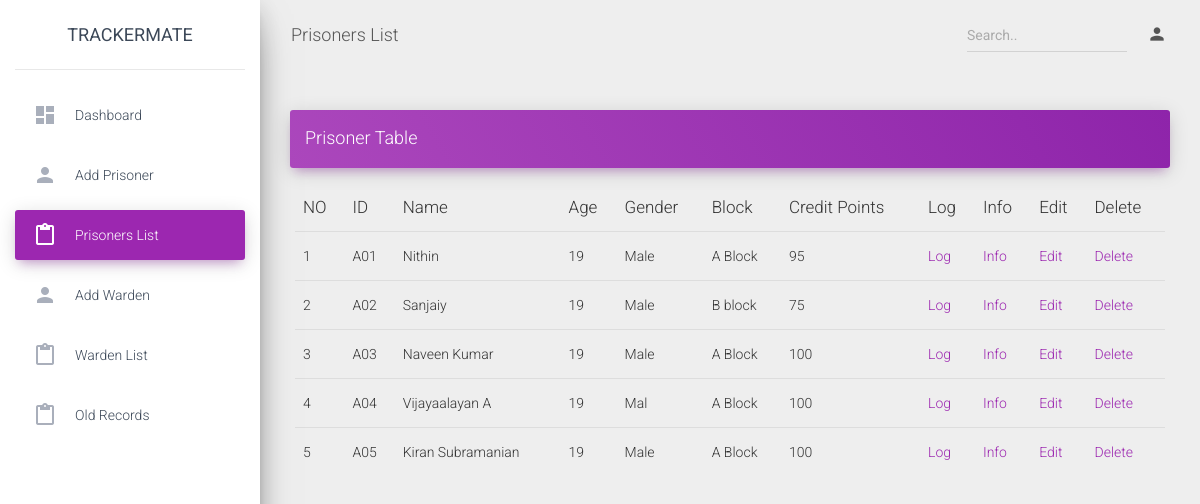
The app's page /dash/Prisoners.php (signed in) with its own data.
### tables this page shows
CREATE TABLE `prisonertable` (
  `Id` varchar(3) NOT NULL,
  `PrisonerName` varchar(20) NOT NULL,
  `Age` int(2) NOT NULL,
  `Gender` varchar(7) NOT NULL,
  `BlockAt` varchar(7) NOT NULL,
  `A_Block` tinyint(1) NOT NULL,
  `B_Block` tinyint(1) NOT NULL,
  `C_Block` tinyint(1) NOT NULL,
  `Credit_points` int(11) NOT NULL,
  `Images` longtext NOT NULL,
  `Crimes` int(5) NOT NULL,
  `Prisoner_address` varchar(500) NOT NULL,
  `Identification_marks` varchar(200) NOT NULL,
  `Remarks` varchar(500) NOT NULL,
  `Balance` int(6) NOT NULL,
  `source` varchar(300) NOT NULL,
  `destination` varchar(300) NOT NULL,
  `start_at` time NOT NULL,
  `end_at` time NOT NULL
);

### dash/Prisoners.php (the view, shortened to what this page needs)
<?php
$connection = mysqli_connect('localhost', 'root', '');
$result = mysqli_query($connection,"SELECT * FROM prisonertable");
?>
<!DOCTYPE html>
<html lang="en">
<head>
  <link rel="stylesheet" href="https://maxcdn.bootstrapcdn.com/font-awesome/latest/css/font-awesome.min.css">
  <link href="../assets/css/material-dashboard.css?v=2.1.2" rel="stylesheet" />
  <link href="../assets/demo/demo.css" rel="stylesheet" />
</head>
<body class="">
  <div class="wrapper ">
    <div class="sidebar" data-color="purple" data-background-color="white" data-image="../assets/img/sidebar-1.jpg">
      <div class="logo"><a href="../index.php" class="simple-text logo-normal">
      TrackerMate
        </a></div>
      <div class="sidebar-wrapper">
        <ul class="nav">
          <li class="nav-item  ">
            <a class="nav-link" href="AdminDashboard.php">
              <i class="material-icons">dashboard</i>
              <p>Dashboard</p>
            </a>
          </li>
          <li class="nav-item ">
            <a class="nav-link" href="Addprisoner.php">
              <i class="material-icons">person</i>
              <p>Add Prisoner</p>
            </a>
          </li>
          <li class="nav-item active ">
            <a class="nav-link" href="Prisoners.php">
              <i class="material-icons">content_paste</i>
              <p>Prisoners List</p>
            </a>
          </li>
          <li class="nav-item  ">
            <a class="nav-link" href="Addwarden.php">
              <i class="material-icons">person</i>
              <p>Add Warden</p>
            </a>
          </li>
          <li class="nav-item ">
            <a class="nav-link" href="Warden.php">
              <i class="material-icons">content_paste</i>
              <p>Warden List</p>
            </a>
          </li>
          <li class="nav-item ">
            <a class="nav-link" href="oldPrisonerRecords.php">
              <i class="material-icons">content_paste</i>
              <p>Old Records</p>
            </a>
          </li>
        </ul>
      </div>
    </div>
    <div class="main-panel">
      <nav class="navbar navbar-expand-lg navbar-transparent navbar-absolute fixed-top ">
        <div class="container-fluid">
          <div class="navbar-wrapper">
            <a class="navbar-brand" href="javascript:;">Prisoners List</a>
          </div>
          <div class="collapse navbar-collapse justify-content-end">
            <form class="navbar-form">
              <div class="input-group no-border">
                <input type="text" id="myInput"  class="form-control" onkeyup="myFunction()" placeholder="Search..">
                  <div class="ripple-container"></div>
              </div>
            </form>
            <ul class="navbar-nav">
              <li class="nav-item dropdown">
                <a class="nav-link" href="javascript:;" id="navbarDropdownProfile" data-toggle="dropdown" aria-haspopup="true" aria-expanded="false">
                  <i class="material-icons">person</i>
                </a>
              </li>
            </ul>
          </div>
        </div>
      </nav>
      <div class="content">
        <div class="container-fluid">
          <div class="row">
            <div class="col-md-12">
              <div class="card card-plain">
                <div class="card-header card-header-primary">
                  <h4 class="card-title mt-0">Prisoner Table</h4>
                </div>
                <div class="card-body">
                  <div class="table-responsive">
                    <table id="myTable" class="table table-hover">
                      <thead class="">
                        <th>
                          NO
                        </th>
                        <th>
                          ID
                        </th>
                        <th>
                          Name
                        </th>
                        <th>
                          Age
                        </th>
                        <th>
                          Gender
                        </th>
                        <th>
                          Block
                        </th>
                        <th>
                          Credit Points
                        </th>
                        <th>
                          Log
                        </th>
                        <th>
                          Info
                        </th>
                        <th>
                          Edit
                        </th>
                        <th>
                          Delete
                        </th>
                      </thead>
                      <tbody>
                        <?php
                        if (mysqli_num_rows($result) > 0) {
                          $count=1;
                          while($row = mysqli_fetch_assoc($result)) { ?>
                            <tr><td ><?php echo $count; ?></td>
                            <td><?php echo $row["Id"]; ?></td>
                            <td ><?php echo $row["PrisonerName"]; ?></td>
                            <td><?php echo $row["Age"]; ?></td>
                            <td ><?php echo $row["Gender"]; ?></td>
                            <td ><?php echo $row["BlockAt"]; ?></td>
                            <td><?php echo $row["Credit_points"]; ?></td>
                            <td>
                              <a href="Log.php?id=<?php echo $row["Id"];  ?>">Log</a>
                            </td>
                            <td>
                              <a href="Info.php?id=<?php echo $row["Id"];  ?>">Info</a>
                            </td>
                            <td >
                            <a href="Update.php?id=<?php echo $row["Id"];  ?>">Edit</a>
                            </td>
                            <td>
                            <a id="del" href="delete.php?id=<?php echo $row["Id"]; ?>">Delete</a>
                            </td>
                            </tr>
                            <?php $count++; }
                        } else {
                          echo "<td>0 results</td>";
                        }
                        ?>
                      </tbody>
                    </table>
                  </div>
                </div>
              </div>
            </div>
          </div>
        </div>
      </div>
    </div>
  </div>
</body>
</html>

### records on screen
prisonertable: Id "A01", PrisonerName "Nithin", Age "19", Gender "Male", BlockAt "A Block", Credit_points "95"
prisonertable: Id "A02", PrisonerName "Sanjaiy", Age "19", Gender "Male", BlockAt "B block", Credit_points "75"
prisonertable: Id "A03", PrisonerName "Naveen Kumar", Age "19", Gender "Male", BlockAt "A Block", Credit_points "100"
prisonertable: Id "A04", PrisonerName "Vijayaalayan A", Age "19", Gender "Mal", BlockAt "A Block", Credit_points "100"
prisonertable: Id "A05", PrisonerName "Kiran Subramanian", Age "19", Gender "Male", BlockAt "A Block", Credit_points "100"
